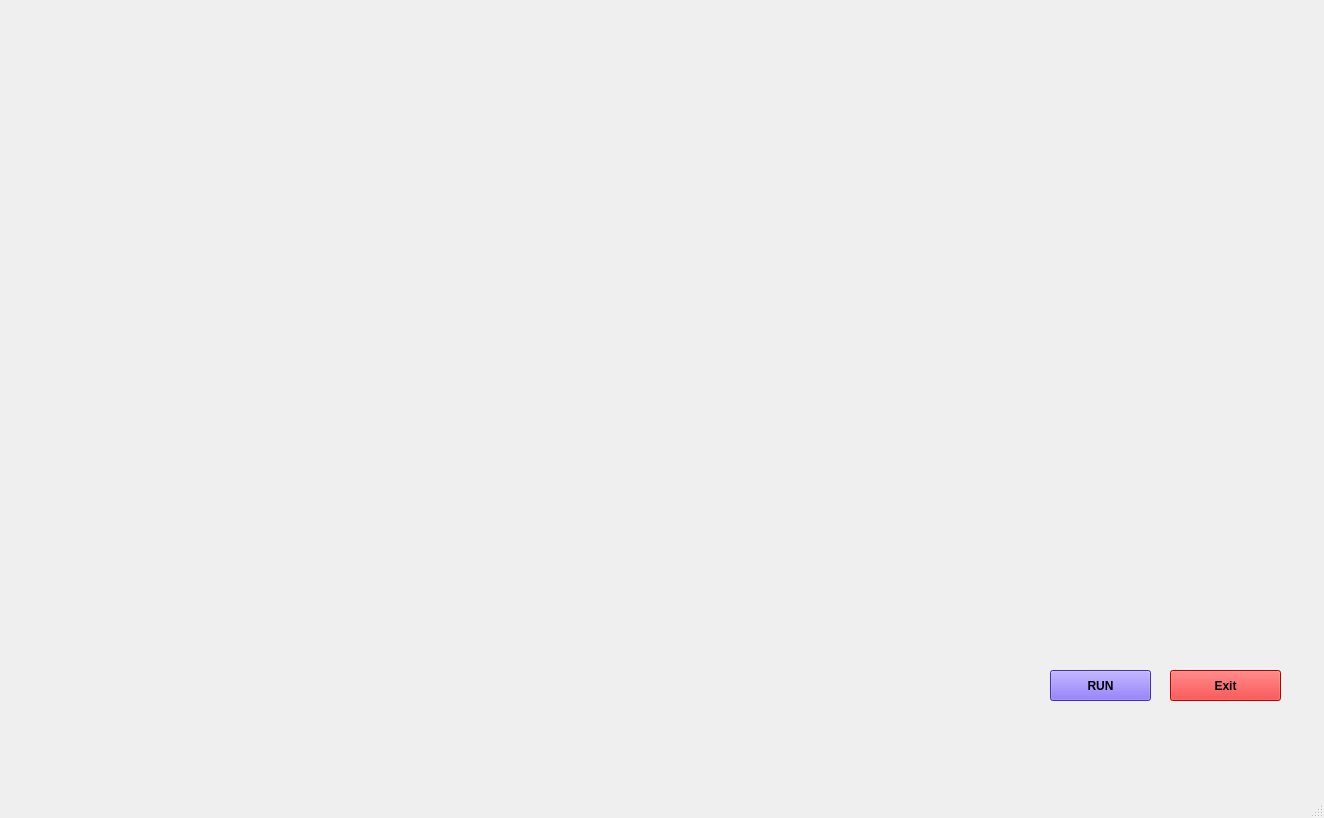
<?xml version="1.0" encoding="UTF-8"?>
<ui version="4.0">
 <class>MainWindow</class>
 <widget class="QMainWindow" name="MainWindow">
  <property name="geometry">
   <rect>
    <x>0</x>
    <y>0</y>
    <width>1324</width>
    <height>818</height>
   </rect>
  </property>
  <property name="windowTitle">
   <string>MainWindow</string>
  </property>
  <widget class="QWidget" name="centralwidget">
   <widget class="QLabel" name="label">
    <property name="geometry">
     <rect>
      <x>160</x>
      <y>0</y>
      <width>1251</width>
      <height>831</height>
     </rect>
    </property>
    <property name="font">
     <font>
      <family>MS Sans Serif</family>
      <pointsize>12</pointsize>
     </font>
    </property>
    <property name="text">
     <string/>
    </property>
    <property name="pixmap">
     <pixmap>7LP8.gif</pixmap>
    </property>
    <property name="scaledContents">
     <bool>true</bool>
    </property>
   </widget>
   <widget class="QPushButton" name="pushButton">
    <property name="geometry">
     <rect>
      <x>1050</x>
      <y>670</y>
      <width>101</width>
      <height>31</height>
     </rect>
    </property>
    <property name="font">
     <font>
      <pointsize>9</pointsize>
      <weight>75</weight>
      <bold>true</bold>
     </font>
    </property>
    <property name="styleSheet">
     <string notr="true">background-color: rgb(97, 65, 255);</string>
    </property>
    <property name="text">
     <string>RUN</string>
    </property>
   </widget>
   <widget class="QPushButton" name="pushButton_2">
    <property name="geometry">
     <rect>
      <x>1170</x>
      <y>670</y>
      <width>111</width>
      <height>31</height>
     </rect>
    </property>
    <property name="font">
     <font>
      <pointsize>9</pointsize>
      <weight>75</weight>
      <bold>true</bold>
     </font>
    </property>
    <property name="styleSheet">
     <string notr="true">background-color: rgb(97, 65, 255);
background-color: rgb(255, 0, 0);</string>
    </property>
    <property name="text">
     <string>Exit</string>
    </property>
   </widget>
   <widget class="QLabel" name="label_2">
    <property name="geometry">
     <rect>
      <x>10</x>
      <y>10</y>
      <width>441</width>
      <height>141</height>
     </rect>
    </property>
    <property name="text">
     <string/>
    </property>
    <property name="pixmap">
     <pixmap>Jarvis_Loading_Screen.gif</pixmap>
    </property>
   </widget>
   <widget class="QTextBrowser" name="textBrowser">
    <property name="geometry">
     <rect>
      <x>760</x>
      <y>40</y>
      <width>231</width>
      <height>51</height>
     </rect>
    </property>
    <property name="font">
     <font>
      <family>MS Sans Serif</family>
      <pointsize>12</pointsize>
      <weight>75</weight>
      <bold>true</bold>
     </font>
    </property>
    <property name="styleSheet">
     <string notr="true">background-color: transparent;
border-radius: none;</string>
    </property>
   </widget>
   <widget class="QTextBrowser" name="textBrowser_2">
    <property name="geometry">
     <rect>
      <x>1000</x>
      <y>40</y>
      <width>231</width>
      <height>51</height>
     </rect>
    </property>
    <property name="styleSheet">
     <string notr="true">background-color: transparent;
border-radius: none;</string>
    </property>
   </widget>
  </widget>
  <widget class="QMenuBar" name="menubar">
   <property name="geometry">
    <rect>
     <x>0</x>
     <y>0</y>
     <width>1324</width>
     <height>21</height>
    </rect>
   </property>
  </widget>
  <widget class="QStatusBar" name="statusbar"/>
 </widget>
 <resources/>
 <connections/>
</ui>
